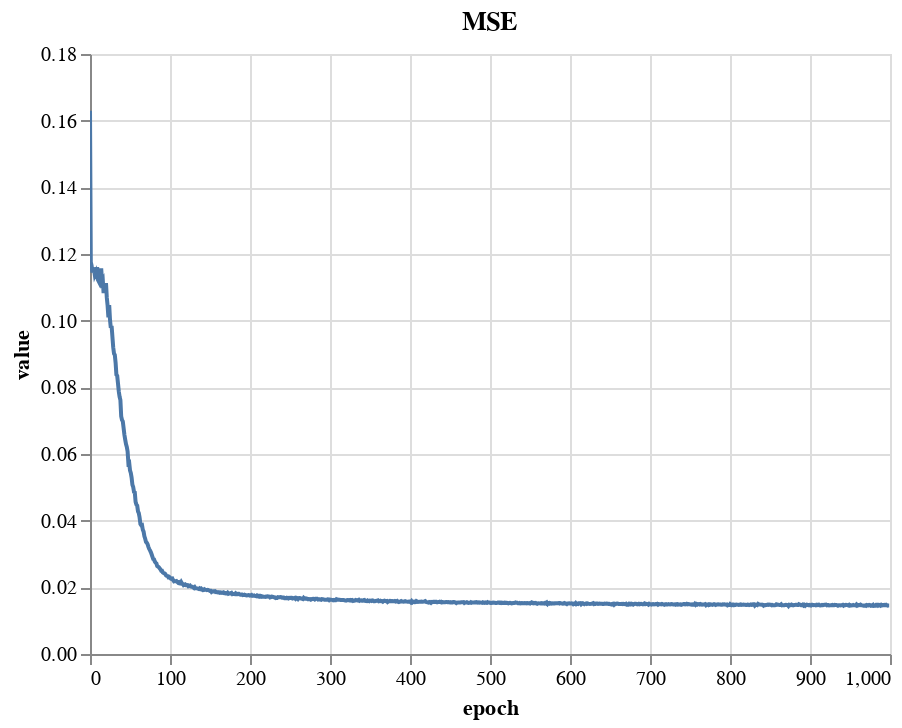

This figure's notebook cell:
### Markdown cell above
### Training history

### Code cell
from evaluate import training_history

hist = training_history(cfg.path_history_pickle)
hist.plot_mse()

### Figure 1 — Vega-Lite specification as saved in the notebook (floating-point values rounded to 4 significant figures; data arrays with more than 128 entries replaced by an {"elided": "..."} marker saying what was removed)
{"encoding": {"x": {"field": "epoch", "type": "quantitative"}, "color": {"field": "variable", "legend": null, "type": "nominal"}, "tooltip": [{"field": "epoch", "type": "quantitative"}, {"field": "variable", "type": "nominal"}], "y": {"field": "value", "type": "quantitative"}}, "data": {"name": "data-de36be0dc85681de85e0c7be25b8dfef"}, "datasets": {"data-de36be0dc85681de85e0c7be25b8dfef": {"elided": "1000 records"}}, "selection": {"selector001": {"encodings": ["x", "y"], "bind": "scales", "type": "interval"}}, "mark": "line", "title": "MSE", "config": {"view": {"continuousWidth": 400, "continuousHeight": 300}}, "$schema": "https://vega.github.io/schema/vega-lite/v4.0.2.json"}
